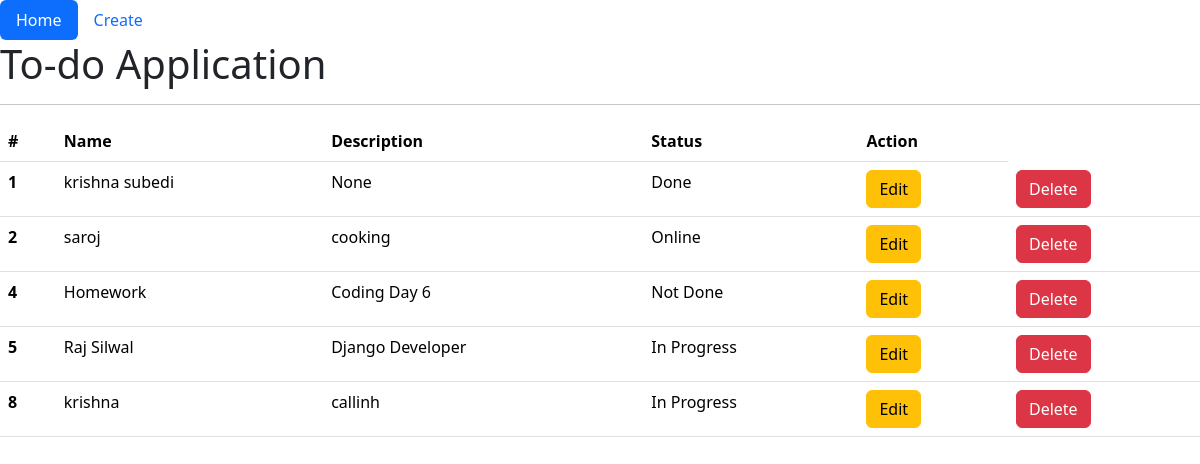
/home/, run on the app's committed database.
### appTwo/models.py (models this page shows)
class Student(models.Model):
    name = models.CharField(max_length=50)
    description = models.TextField(null=True)
    status= models.CharField(max_length=10, null=True)

### appTwo/views.py (the view)
# urls.py: 2. Add a URL to urlpatterns:  path('', views.home, name='home')
def home(request):
    student_obj = Student.objects.all()
    context = {
        'students':student_obj
    }
    return render(request, 'index.html',context)

### appTwo/templates/index.html (shortened to what this page needs)
<!DOCTYPE html>
<html lang="en">
<head>
    <link href="https://cdn.jsdelivr.net/npm/bootstrap@5.3.3/dist/css/bootstrap.min.css" rel="stylesheet">
</head>
<body>
  <ul class="nav nav-pills">
    <li class="nav-item">
      <a class="nav-link active" aria-current="page" href="{% url 'home' %}">Home</a>
    </li>
    <li class="nav-item">
      <a class="nav-link" href="{% url 'create' %}">Create</a>
    </li>
  </ul>
    <h1> To-do Application  </h1>
    <hr>
    <table class="table">
        <thead>
          <tr>
            <th scope="col">#</th>
            <th scope="col">Name</th>
            <th scope="col">Description</th>
            <th scope="col">Status</th>
            <th scope="col">Action</th>
          </tr>
        </thead>
        <tbody>
          {% for stu in students %}
          <tr>
            <th scope="row">{{stu.id}}</th>
            <td>{{stu.name}}</td>
            <td>{{stu.description}}</td>
            <td>{{stu.status}}</td>
            <td><a href="{% url 'edit' pk=stu.id %}"><button type="button" class="btn btn-warning">Edit</button></a></td>
              <td><a href="{% url 'delete' pk=stu.id %}"><button type="button" class="btn btn-danger">Delete</button></a></td>
          </tr>
          {% endfor %}
        </tbody>
      </table>
</body>
</html>

### data on the page
Student: id "1", name "krishna subedi", description "None", status "Done"
Student: id "2", name "saroj", description "cooking", status "Online"
Student: id "4", name "Homework", description "Coding Day 6", status "Not Done"
Student: id "5", name "Raj Silwal", description "Django Developer", status "In Progress"
Student: id "8", name "krishna", description "callinh", status "In Progress"
